Frame 1 (no input): blank canvas, image omitted
Frame 60 (the mouse pressed at the canvas centre just before this capture): blank canvas, image omitted
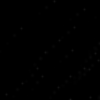
Frame 120 (the mouse held since frame 60 and released just before this capture)

The Processing sketch whose frames 1 and 60 were blank and that drew this single picture after the mouse press (run headless with seeded random() and noise(); from frame 60 on, the mouse is pressed at the canvas centre):

// Processing sketch: processing_3525
// ── processing_3525.pde

int w=500,t=0,c=w/2;void setup(){background(0);}void draw(){stroke(t%256);for(float r=c*1.3;r>0;r-=.1){float a=r*(t+mouseX*270)*.0001;point(c+cos(a)*r*sin(r),c+sin(a)*r*sin(r));}filter(11);t++;}
